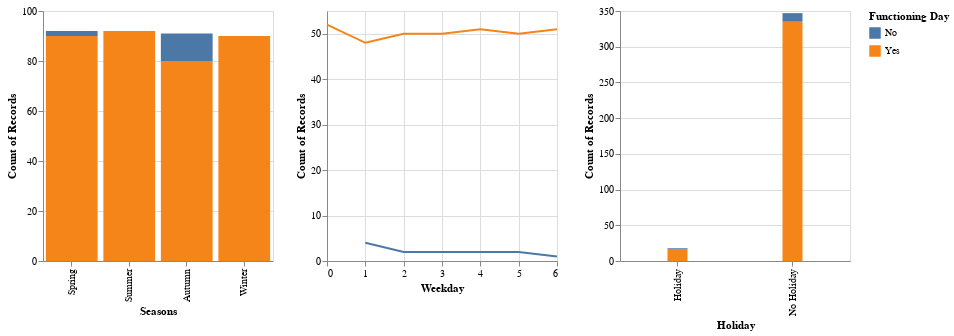

Notebook source saved alongside this figure:
### Code cell
chart_season = alt.Chart(day_bike).mark_bar().encode(
    alt.X("Seasons"),
    alt.Y("count()"),
    color="Functioning Day",
).properties(
    width = 230,
    height = 250
)

chart_holiday = alt.Chart(day_bike).mark_bar().encode(
    alt.X("Holiday"),
    alt.Y("count()"),
    color="Functioning Day",
    size=alt.Size(value = 20)  
).properties(
    width = 230,
    height = 250
)

chart_weekday = alt.Chart(day_bike).mark_line().encode(
    alt.X("Weekday"),
    alt.Y("count()"),
    color="Functioning Day",
    #size=alt.Size(value=20)  
).properties(
    width = 230,
    height = 250
)
chart_season | chart_weekday | chart_holiday

### Figure 1 — Vega specification as saved in the notebook (floating-point values rounded to 4 significant figures)
{"$schema": "https://vega.github.io/schema/vega/v5.json", "data": [{"name": "data-83e8b8b5ee5721168ed39c6cea9d45a6"}, {"name": "data_0"}, {"name": "data_1"}, {"name": "data_2", "values": [{"Functioning Day": "Yes", "Seasons": "Winter", "__count": 90, "__count_end": 90.0, "__count_start": 0.0}, {"Functioning Day": "Yes", "Seasons": "Spring", "__count": 90, "__count_end": 90.0, "__count_start": 0.0}, {"Functioning Day": "No", "Seasons": "Spring", "__count": 2, "__count_end": 92.0, "__count_start": 90.0}, {"Functioning Day": "Yes", "Seasons": "Summer", "__count": 92, "__count_end": 92.0, "__count_start": 0.0}, {"Functioning Day": "Yes", "Seasons": "Autumn", "__count": 80, "__count_end": 80.0, "__count_start": 0.0}, {"Functioning Day": "No", "Seasons": "Autumn", "__count": 11, "__count_end": 91.0, "__count_start": 80.0}]}, {"name": "data_3", "values": [{"Weekday": 4, "Functioning Day": "Yes", "__count": 51}, {"Weekday": 5, "Functioning Day": "Yes", "__count": 50}, {"Weekday": 6, "Functioning Day": "Yes", "__count": 51}, {"Weekday": 0, "Functioning Day": "Yes", "__count": 52}, {"Weekday": 1, "Functioning Day": "Yes", "__count": 48}, {"Weekday": 2, "Functioning Day": "Yes", "__count": 50}, {"Weekday": 3, "Functioning Day": "Yes", "__count": 50}, {"Weekday": 2, "Functioning Day": "No", "__count": 2}, {"Weekday": 3, "Functioning Day": "No", "__count": 2}, {"Weekday": 1, "Functioning Day": "No", "__count": 4}, {"Weekday": 4, "Functioning Day": "No", "__count": 2}, {"Weekday": 6, "Functioning Day": "No", "__count": 1}, {"Weekday": 5, "Functioning Day": "No", "__count": 2}]}, {"name": "data_4", "values": [{"Functioning Day": "Yes", "Holiday": "No Holiday", "__count": 335, "__count_end": 335.0, "__count_start": 0.0}, {"Functioning Day": "Yes", "Holiday": "Holiday", "__count": 17, "__count_end": 17.0, "__count_start": 0.0}, {"Functioning Day": "No", "Holiday": "No Holiday", "__count": 12, "__count_end": 347.0, "__count_start": 335.0}, {"Functioning Day": "No", "Holiday": "Holiday", "__count": 1, "__count_end": 18.0, "__count_start": 17.0}]}, {"name": "data_2_color_domain_Functioning Day_0", "values": [{"Functioning Day": "Yes"}, {"Functioning Day": "No"}]}, {"name": "data_3_color_domain_Functioning Day_1", "values": [{"Functioning Day": "Yes"}, {"Functioning Day": "No"}]}, {"name": "data_4_color_domain_Functioning Day_2", "values": [{"Functioning Day": "Yes"}, {"Functioning Day": "No"}]}, {"name": "data_1_concat_0_x_domain_Seasons", "values": [{"Seasons": "Winter", "sort_field": 3.0}, {"Seasons": "Spring", "sort_field": 0.0}, {"Seasons": "Summer", "sort_field": 1.0}, {"Seasons": "Autumn", "sort_field": 2.0}]}, {"name": "data_3_concat_1_x_domain_Weekday", "values": [{"min": 0, "max": 6}]}, {"name": "data_3_concat_1_y_domain___count", "values": [{"min": 1, "max": 52}]}, {"name": "data_4_concat_2_x_domain_Holiday", "values": [{"Holiday": "No Holiday"}, {"Holiday": "Holiday"}]}], "signals": [{"name": "childWidth", "value": 230}], "marks": [{"type": "group", "name": "concat_0_group", "encode": {"update": {"width": {"signal": "childWidth"}, "height": {"signal": "height"}}}, "marks": [{"type": "rect", "name": "concat_0_marks", "from": {"data": "data_2"}, "encode": {"update": {"x": {"field": "Seasons", "scale": "concat_0_x"}, "description": {"signal": "\"Seasons: \" + (isValid(datum[\"Seasons\"]) ? datum[\"Seasons\"] : \"\"+datum[\"Seasons\"]) + \"; Count of Records: \" + (format(datum[\"__count\"], \"\")) + \"; Functioning Day: \" + (isValid(datum[\"Functioning Day\"]) ? datum[\"Functioning Day\"] : \"\"+datum[\"Functioning Day\"])"}, "width": {"signal": "max(0.25, bandwidth('concat_0_x'))"}, "y": {"field": "__count_end", "scale": "concat_0_y"}, "fill": {"field": "Functioning Day", "scale": "color"}, "y2": {"field": "__count_start", "scale": "concat_0_y"}, "ariaRoleDescription": {"value": "bar"}}}, "style": ["bar"]}], "axes": [{"scale": "concat_0_y", "orient": "left", "tickCount": {"signal": "ceil(height/40)"}, "grid": true, "maxExtent": 0, "ticks": false, "minExtent": 0, "zindex": 0, "domain": false, "aria": false, "labels": false, "gridScale": "concat_0_x"}, {"scale": "concat_0_x", "zindex": 0, "orient": "bottom", "title": "Seasons", "labelAlign": "right", "labelAngle": 270, "grid": false, "labelBaseline": "middle"}, {"scale": "concat_0_y", "zindex": 0, "tickCount": {"signal": "ceil(height/40)"}, "labelOverlap": true, "orient": "left", "title": "Count of Records", "grid": false}], "style": "cell"}, {"type": "group", "name": "concat_1_group", "encode": {"update": {"width": {"signal": "childWidth"}, "height": {"signal": "height"}}}, "marks": [{"type": "group", "name": "concat_1_pathgroup", "from": {"facet": {"data": "data_3", "name": "faceted_path_concat_1_main", "groupby": ["Functioning Day"]}}, "encode": {"update": {"width": {"field": {"signal": null, "datum": null, "group": "width", "parent": null}}, "height": {"field": {"signal": null, "datum": null, "group": "height", "parent": null}}}}, "marks": [{"type": "line", "name": "concat_1_marks", "from": {"data": "faceted_path_concat_1_main"}, "sort": {"field": "datum[\"Weekday\"]"}, "encode": {"update": {"defined": {"signal": "isValid(datum[\"Weekday\"]) && isFinite(+datum[\"Weekday\"]) && isValid(datum[\"__count\"]) && isFinite(+datum[\"__count\"])"}, "y": {"field": "__count", "scale": "concat_1_y"}, "stroke": {"field": "Functioning Day", "scale": "color"}, "x": {"field": "Weekday", "scale": "concat_1_x"}, "description": {"signal": "\"Weekday: \" + (format(datum[\"Weekday\"], \"\")) + \"; Count of Records: \" + (format(datum[\"__count\"], \"\")) + \"; Functioning Day: \" + (isValid(datum[\"Functioning Day\"]) ? datum[\"Functioning Day\"] : \"\"+datum[\"Functioning Day\"])"}}}, "style": ["line"]}]}], "axes": [{"scale": "concat_1_x", "orient": "bottom", "tickCount": {"signal": "ceil(childWidth/40)"}, "minExtent": 0, "ticks": false, "grid": true, "maxExtent": 0, "gridScale": "concat_1_y", "domain": false, "labels": false, "aria": false, "zindex": 0}, {"scale": "concat_1_y", "orient": "left", "maxExtent": 0, "minExtent": 0, "gridScale": "concat_1_x", "domain": false, "tickCount": {"signal": "ceil(height/40)"}, "ticks": false, "zindex": 0, "labels": false, "aria": false, "grid": true}, {"scale": "concat_1_x", "labelFlush": true, "labelOverlap": true, "orient": "bottom", "grid": false, "tickCount": {"signal": "ceil(childWidth/40)"}, "zindex": 0, "title": "Weekday"}, {"scale": "concat_1_y", "grid": false, "labelOverlap": true, "zindex": 0, "orient": "left", "tickCount": {"signal": "ceil(height/40)"}, "title": "Count of Records"}], "style": "cell"}, {"type": "group", "name": "concat_2_group", "encode": {"update": {"height": {"signal": "height"}, "width": {"signal": "childWidth"}}}, "marks": [{"type": "rect", "name": "concat_2_marks", "from": {"data": "data_4"}, "encode": {"update": {"y2": {"field": "__count_start", "scale": "concat_2_y"}, "width": {"value": 20}, "y": {"field": "__count_end", "scale": "concat_2_y"}, "fill": {"field": "Functioning Day", "scale": "color"}, "ariaRoleDescription": {"value": "bar"}, "description": {"signal": "\"Holiday: \" + (isValid(datum[\"Holiday\"]) ? datum[\"Holiday\"] : \"\"+datum[\"Holiday\"]) + \"; Count of Records: \" + (format(datum[\"__count\"], \"\")) + \"; Functioning Day: \" + (isValid(datum[\"Functioning Day\"]) ? datum[\"Functioning Day\"] : \"\"+datum[\"Functioning Day\"])"}, "xc": {"field": "Holiday", "scale": "concat_2_x", "band": 0.5}}}, "style": ["bar"]}], "axes": [{"scale": "concat_2_y", "gridScale": "concat_2_x", "maxExtent": 0, "ticks": false, "zindex": 0, "tickCount": {"signal": "ceil(height/40)"}, "domain": false, "aria": false, "minExtent": 0, "grid": true, "orient": "left", "labels": false}, {"scale": "concat_2_x", "labelAlign": "right", "zindex": 0, "labelAngle": 270, "labelBaseline": "middle", "grid": false, "orient": "bottom", "title": "Holiday"}, {"scale": "concat_2_y", "zindex": 0, "tickCount": {"signal": "ceil(height/40)"}, "grid": false, "title": "Count of Records", "labelOverlap": true, "orient": "left"}], "style": "cell"}], "scales": [{"name": "color", "type": "ordinal", "domain": {"fields": [{"data": "data_2_color_domain_Functioning Day_0", "field": "Functioning Day"}, {"data": "data_3_color_domain_Functioning Day_1", "field": "Functioning Day"}, {"data": "data_4_color_domain_Functioning Day_2", "field": "Functioning Day"}], "sort": true}, "range": "category"}, {"name": "concat_0_x", "type": "band", "domain": {"data": "data_1_concat_0_x_domain_Seasons", "field": "Seasons", "sort": {"op": "max", "field": "sort_field"}}, "range": [0, {"signal": "childWidth"}], "paddingOuter": 0.05, "paddingInner": 0.1}, {"name": "concat_0_y", "type": "linear", "domain": {"data": "data_2", "fields": ["__count_start", "__count_end"]}, "range": [{"signal": "height"}, 0], "zero": true, "nice": true}, {"name": "concat_1_x", "type": "linear", "domain": [{"signal": "(data(\"data_3_concat_1_x_domain_Weekday\")[0] || {}).min"}, {"signal": "(data(\"data_3_concat_1_x_domain_Weekday\")[0] || {}).max"}], "range": [0, {"signal": "childWidth"}], "zero": false, "nice": true}, {"name": "concat_1_y", "type": "linear", "domain": [{"signal": "(data(\"data_3_concat_1_y_domain___count\")[0] || {}).min"}, {"signal": "(data(\"data_3_concat_1_y_domain___count\")[0] || {}).max"}], "range": [{"signal": "height"}, 0], "nice": true, "zero": true}, {"name": "concat_2_x", "type": "band", "domain": {"data": "data_4_concat_2_x_domain_Holiday", "field": "Holiday", "sort": true}, "range": [0, {"signal": "childWidth"}], "paddingInner": 0.1, "paddingOuter": 0.05}, {"name": "concat_2_y", "type": "linear", "domain": {"data": "data_4", "fields": ["__count_start", "__count_end"]}, "range": [{"signal": "height"}, 0], "zero": true, "nice": true}], "legends": [{"fill": "color", "symbolType": "square", "title": "Functioning Day", "stroke": "color"}], "height": 250, "background": "white", "padding": 5, "layout": {"padding": 20, "bounds": "full", "align": "each"}}
